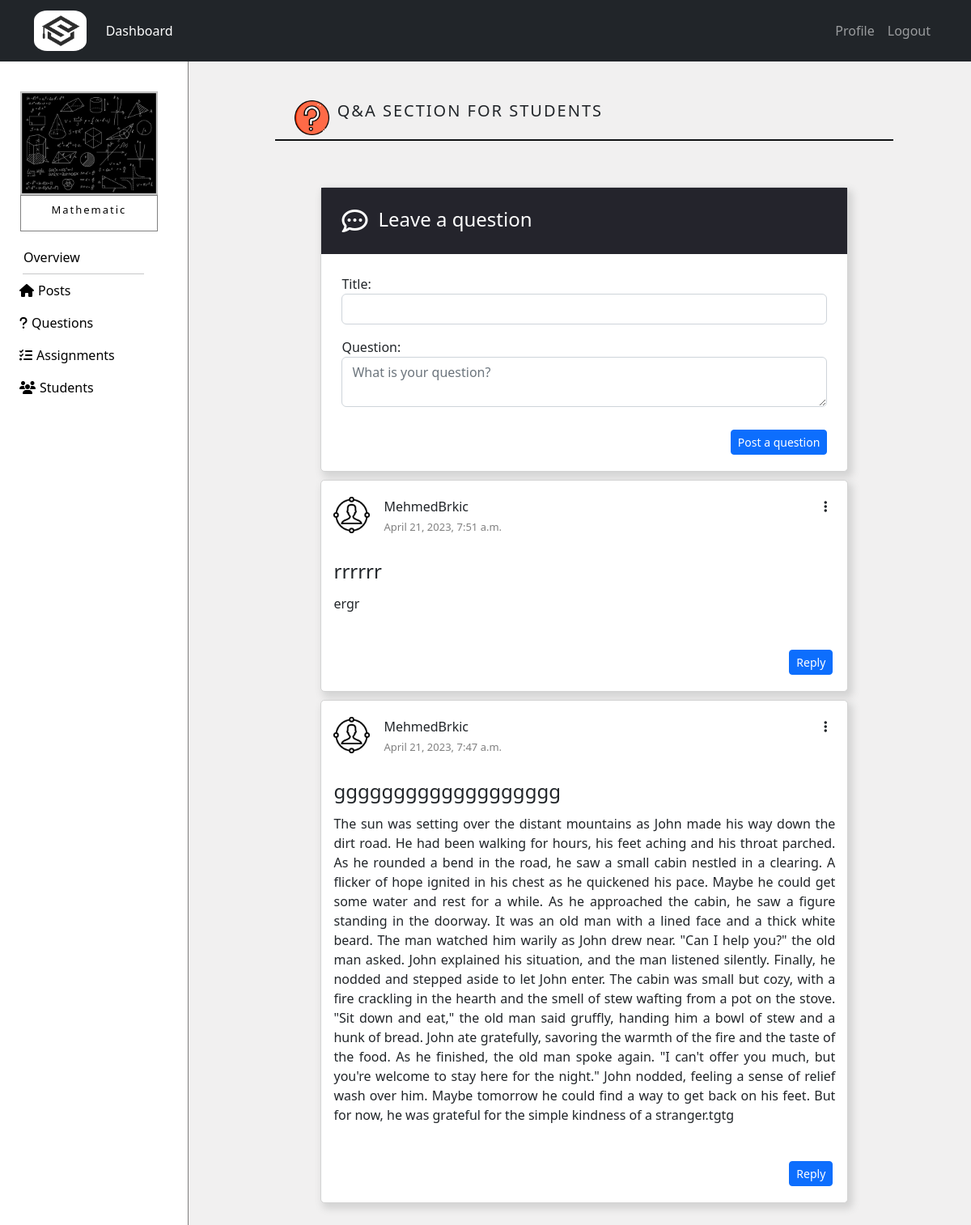
Page /courses/course/10/questions (signed in) on the earlier database version.
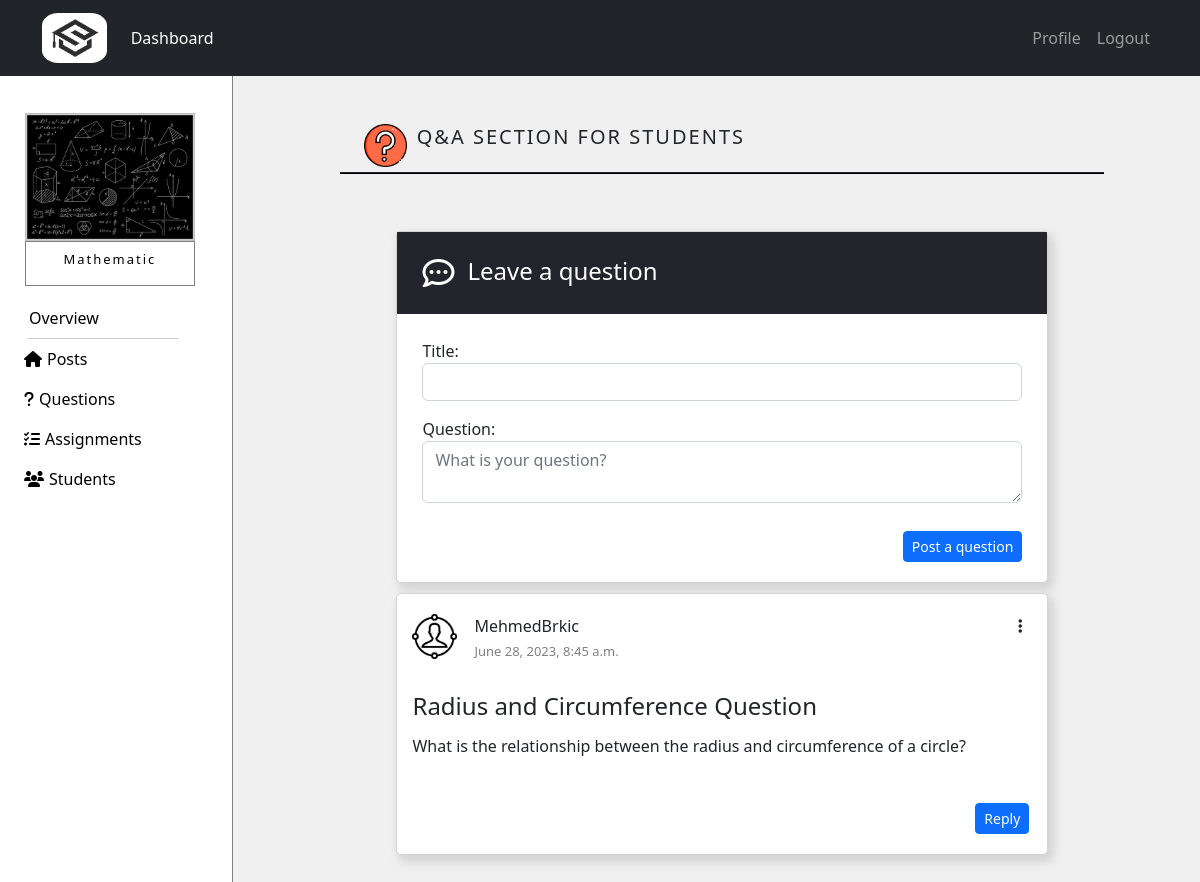
Same page on the later database version.
### courses/models.py (models this page shows, shortened)
class Question(models.Model):
    title = models.CharField(max_length=50)
    text = models.CharField(max_length=600)
    created_at = models.DateTimeField(auto_now=True)
    course = models.ForeignKey(Course,related_name='course_question',on_delete=models.CASCADE)
    user = models.ForeignKey(NewUser,related_name='user_question',on_delete=models.CASCADE,null=True, blank=True)
    class Meta:
        ordering = ['-created_at']

class NewUser(AbstractUser):
    is_student = models.BooleanField(default=False)
    is_tutor = models.BooleanField(default=False)

### courses/views.py (the view, shortened to what this page needs)
# urls.py: path('course/<int:course_id>/questions',views.view_questions_tutor,name='view_questions_tutor'),
@login_required
def view_questions_tutor(request,course_id,question_id=None,answer_id=None):
   if is_enrolled(request.user, course_id) is False:
      return HttpResponse('<html><body><h2 style="font-weight: lighter">Your do not have access to view this page!</h2><body></html>')
   course = get_object_or_404(Course,pk=course_id)
   questions = Question.objects.filter(course=course)
   question_form = QuestionForm()
   answer_form = AnswerForm()
   print("msm ovo")
   return render(request,"courses/questions.html",{'course':course,'questions':questions,
                                                      'question_form':question_form,'answer_form':answer_form})

### courses/forms.py
class QuestionForm(forms.ModelForm):
    title = forms.CharField(label='Title:', widget=forms.TextInput(attrs={'class':'form-control'}))
    text = forms.CharField(label='Question:',
                           widget=forms.Textarea(attrs={"rows":2,"cols":60,
                                                        "placeholder":"What is your question?",
                                                        "class":"form-control",
                                                        "id":"id_text1"}))
    class Meta():
        model =  Question
        fields = ['title','text']

class AnswerForm(forms.ModelForm):
    text = forms.CharField(label='Text:', widget=forms.Textarea(attrs={ "rows":5,"cols":60,
                                                                        "class":"form-control",
                                                                        "id":"id_text2"}))
    class Meta():
        model = Answer
        fields = ['text']

### courses/templatetags/tag.py (called while the page is built)
@register.simple_tag
def getAnswers(question):
    answers = Answer.objects.filter(question=question)
    return answers

### templates/courses/questions.html (shortened to what this page needs)
{% extends 'courses/course.html' %}
{% block courseContent%}
{% load static %}
<div style="margin-left: auto; margin-right: auto; width:75%; margin-top: 5%; position: relative; margin-bottom: 5px;">
  <img class="col-sm-4 col-md-4 col-lg-4" src="{% static 'img/question.png' %}"
       style="width:6%;">
  <div class="col-sm-8 col-md-8 col-lg-8 availableCourses">
    <h5 class="title">Q&A SECTION FOR STUDENTS</h5>
  </div>
</div>
<hr style="width: 80%; margin-left: auto; margin-right: auto; background-color: black;
           opacity: 1; margin-top: 0; margin-bottom: 6%; height: 2px;">
<div id="questions" class="container" style="width: 100%;
height: fit-content; margin-top: 20px; margin-bottom: 20px;">
<div id="addQuestions" class="containerWithBorder" style="min-width: 475px;">
  <div class="row" style="margin-bottom: 5px; height: fit-content;">
    <div class="form-outline w-100" style="position: relative;">
      <div style="background-color: #24242c;">
      <i class="fa-regular fa-comment-dots fa-2x" style="margin: 25px 8px 25px 25px; color: white;"></i>
      <h4 style="display: inline-block; position: absolute; top: 25px; margin-left: 5px; color: white;">Leave a question</h4>
      </div>
        <form action="{% url 'view_questions_tutor' course_id=course.pk %}" method="POST" style="margin: 25px;">
        <p> <label>{{ question_form.title.label_tag }}</label>{{ question_form.title }}</p>
        <div class="form-group">
        <p> <label >{{ question_form.text.label_tag }}</label> <br>  {{ question_form.text }}</p>
        </div>
        <div class="float-end mt-2 pt-1" style="margin-bottom: 15px;">
          <button type="submit" class="btn btn-primary btn-sm" name="question_button">Post a question</button>
        </div>
        </form>
    </div>
  </div>
</div>
{% if questions %}
{% for question in questions %}
<div class="container containerWithBorder" style="padding: 15px; min-width: 475px;">
  <div class="row" style="margin-bottom: 5px; height: fit-content; position: relative;">
    <div style="width: auto; height: fit-content;">
      <img src="{% static 'img/tutor.png' %}" style="height: 45px; display: inline-block; position: relative; top: 5px">
    </div>
    <div style=" height: fit-content; padding: 0;width:auto;display:inline-block">
      <p style="margin: 5px; text-align: left;">{{ question.user.username }}<br>
      <span style="font-size: small; text-align: left; color: gray;">{{ question.created_at }}</span></p>
    </div>
    {% if user.username == question.user.username %}
    <div style="position: absolute; right:10px; top: 5px; width: auto;">
      <ul style="list-style-type: none;">
        <li class="nav-item dropdown">
          <a class="nav-link" href="#" role="button" data-bs-toggle="dropdown" aria-expanded="false">
            <i class="fa-solid fa-ellipsis-vertical"></i>
          </a>
        </li>
      </ul>
    </div>
    {% endif %}
    <div style="text-align: justify; margin-top: 25px; margin-bottom: 5px;">
      <h4>{{ question.title }}</h4>
    </div>
    <div style="height: fit-content;">
      <p class="breakText">{{ question.text }}</p>
    </div>
    <div style="position: relative; width: 100%; height: 50px; margin-top: 10px;">
      <button type="button" id="replyButton{{question.pk}}" data-bs-toggle="modal" data-bs-target="#exampleModalLong{{question.pk}}"
              class="btn btn-primary btn-sm"
              style="width: fit-content; bottom: 0; right: 0; position: absolute; margin: 15px 15px 0px 15px;">
      Reply</button>
    </div>
  </div>
  {% load tag %}
  {% getAnswers question as answers %}
</div>
{% endfor %}
{% else %}
<h2 style="text-align: center;">There are no questions yet!</h2>
{% endif %}
</div>
<div style="height:200px">
</div>
{% endblock %}

Differences in the rows shown:
removed Question: user.username "MehmedBrkic", created_at "April 21, 2023, 7:51 a.m.", title "rrrrrr", text "ergr"
removed Question: user.username "MehmedBrkic", created_at "April 21, 2023, 7:47 a.m.", title "ggggggggggggggggggg", text "The sun was setting over the distant mountains as John made his way down the dirt road. He had been walking for hours, his feet aching and his throat parched. As he rounded a bend in the road, he saw a small cabin nestled in a clearing. A flicker of hope ignited in his chest as he quickened his pace. Maybe he could get some water and rest for a while. As he approached the cabin, he saw a figure standing in the doorway. It was an old man with a lined face and a thick white beard. The man watched him warily as John drew near. \"Can I help you?\" the old man asked. John explained his situation, and the man listened silently. Finally, he nodded and stepped aside to let John enter. The cabin was…"
added Question: user.username "MehmedBrkic", created_at "June 28, 2023, 8:45 a.m.", title "Radius and Circumference Question", text "What is the relationship between the radius and circumference of a circle?"
